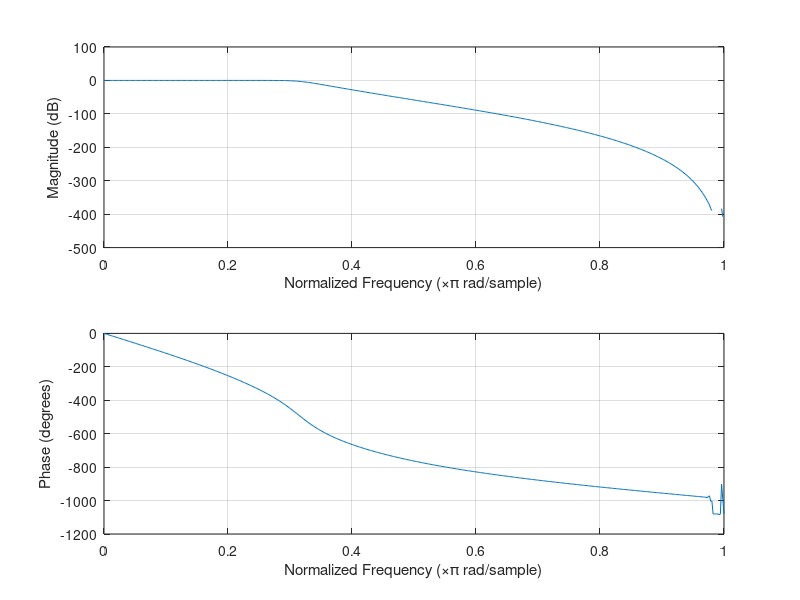

Source code (MATLAB):
Fs = 2000;
Fc = 300;
wp = Fc/(Fs/2);
ws = 1.5*wp;
[N,Wn] = buttord(wp, ws, 1, 40);
[b,a] = butter(N, Wn, 'low');
freqz(b,a);
